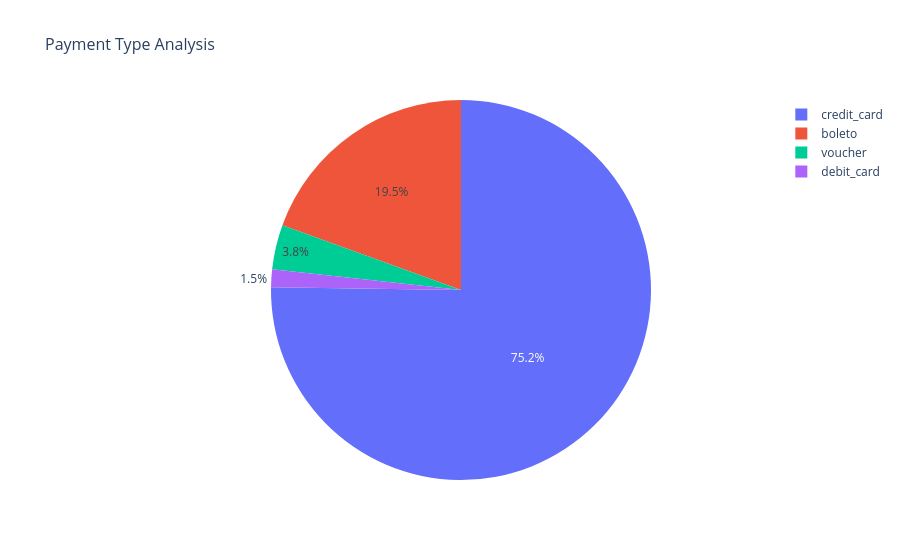

The notebook cell saved with this chart:
### Markdown cell above
### **고객의 주요 결제방법 : credit_card > boleto**

### Code cell
import plotly.graph_objects as go

fig = go.Figure()

fig.add_trace(
    go.Pie(
        labels=payment_type_count.index,
        values=payment_type_count.values
    )
)

fig.update_layout(
    {
        "title": {
            "text": "Payment Type Analysis",
            "font": {
                "size": 16
            }
        }
    }
)

fig.show()

### Figure 1 — Plotly figure (JSON) as saved in the notebook; plotly's stock layout.template omitted (floating-point values rounded to 4 significant figures)
{"data": [{"labels": ["credit_card", "boleto", "voucher", "debit_card"], "type": "pie", "values": [76505, 19784, 3866, 1528]}], "layout": {"title": {"font": {"size": 16}, "text": "Payment Type Analysis"}}}
